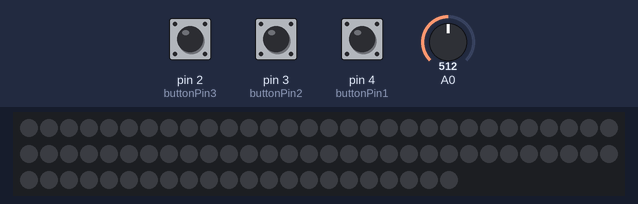
Bench run of a sketch on a simulated Arduino Uno, built with avr-gcc and run on an emulated ATmega328P. Parts: 82 RGB LEDs in strip order, left to right, continuing on the next row. The inputs (shaded band) are chosen by the test bench; at power-on: pin 4 (buttonPin1) LOW, pin 2 (buttonPin3) LOW, pin 3 (buttonPin2) LOW, A0 = 512. Dim RGB values are drawn brighter than linear; colours are those a GRB WS2812 strip shows for the declared byte order; what the sketch prints to the serial monitor is not drawn.

Above: at 1.4 s.
1.5 s: pin 4 (buttonPin1) pulled HIGH for 0.4 s
At 3.97 s:
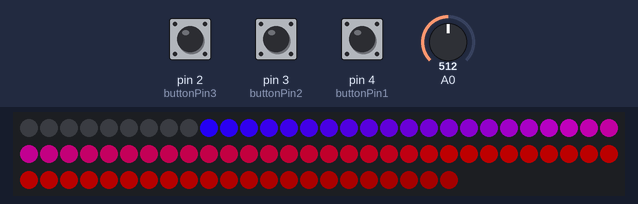
4.0 s: pin 2 (buttonPin3) pulled HIGH for 1 s
At 4.67 s:
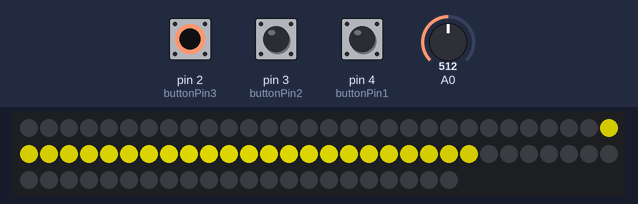
6.7 s: pin 3 (buttonPin2) pulled HIGH for 3.2 s
At 10.15 s:
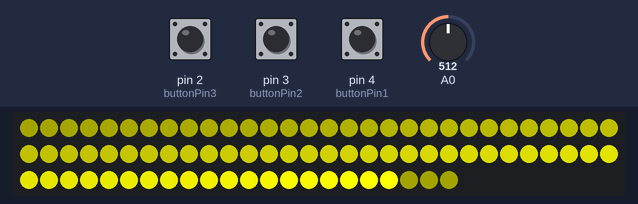
11.4 s: pin 4 (buttonPin1) pulled HIGH for 3.2 s
At 12.07 s:
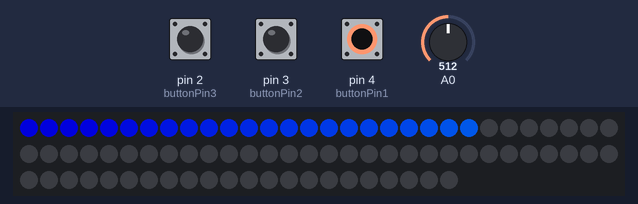
16.1 s: pin 3 (buttonPin2) pulled HIGH for 0.4 s
At 16.38 s:
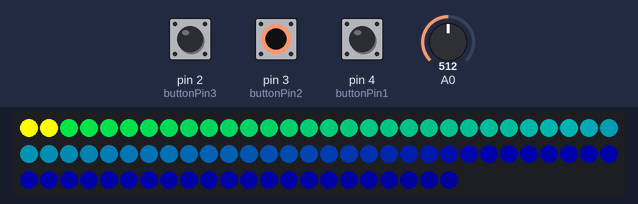
18.9 s: pin 4 (buttonPin1) pulled HIGH for 1 s
At 21.39 s:
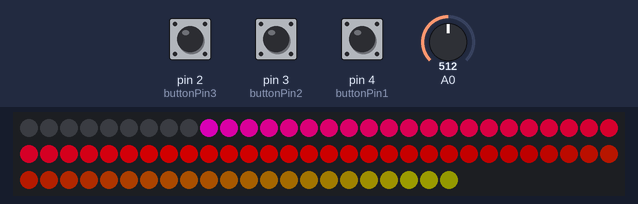
Timing chart, 0 to 22.9 s (numbered marks = the images above; inputs shaded):
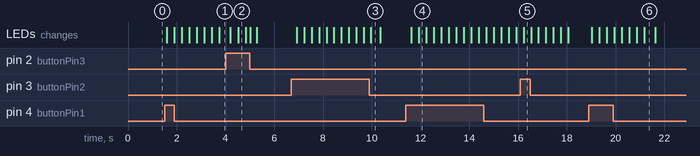

Measured:
- after the input at 1.5 s, the LEDs: first change after 0.09 s (image 1 shows a later state)
- after the input at 4.0 s, the LEDs: first differ from a run without the input after 0.52 s (image 2)
- after the input at 6.7 s, the LEDs: first change after 0.23 s (image 3 shows a later state)
- after the input at 11.4 s, the LEDs: first change after 0.21 s (image 4 shows a later state)
- after the input at 16.1 s, the LEDs: change after 0.13 s (image 5)
- after the input at 18.9 s, the LEDs: first change after 0.12 s (image 6 shows a later state)
- what the display in image 6 shows lasts 0.4 s, from 21.2 s to 21.6 s

The sketch:

Luces_leds.ino
```cpp
#include <FastLED.h>
#define NUM_LEDS 82
#define DATA_PIN 6
#define CLOCK_PIN 13
#define BRIGHTNESS 255
//////////////////////////////////////////////////////////////////////////////////
CRGB leds[NUM_LEDS];
//////////////////////////////////////////////////////////////////////////////////
const int buttonPin3 = 2;
int buttonState3 = 0;
const int buttonPin2 = 3;
int buttonState2 = 0;
const int buttonPin1 = 4;
int buttonState1 = 0;

int s = 0;
////////////////////////////////////////////////////////////////////////////////7

void setup() {
  Serial.begin(57600);
  Serial.println("resetting");
  LEDS.addLeds<WS2812, DATA_PIN, RGB>(leds, NUM_LEDS);
  LEDS.setBrightness(255);
  pinMode(buttonPin3, INPUT);
  pinMode(buttonPin2, INPUT);
  pinMode(buttonPin1, INPUT);
  pinMode(A0, INPUT);
}
/////////////////////////////////////////////////////////////////////////
void fadeall() {
  for (int i = 0; i < NUM_LEDS; i++) {
    leds[i].nscale8(250);
  }
}
//////////////////////////////////////////////////////////////////////////
void loop() {
  buttonState3 = digitalRead(buttonPin3);
  buttonState2 = digitalRead(buttonPin2);
  buttonState1 = digitalRead(buttonPin1);
  if (buttonState1 == HIGH && buttonState2 == LOW && buttonState3 == LOW) {
    modo();
  }
  else if (buttonState2 == HIGH && buttonState1 == LOW && buttonState1 == LOW) {
    modoo();
  }
  else if (buttonState3 == HIGH && buttonState2 == LOW && buttonState1 == LOW) {
    modooo();
  }
  else {
    int i = 0;
    for (i = 0; i < NUM_LEDS; i++) {
      leds[i] = CRGB::Black;
      FastLED.show();
    }
  }
}
///////////////////////////////////////////////////////////////////////////
void modo() {
  static uint8_t hue = 0;
  Serial.print("x");
  // First slide the led in one direction
  for (int i = 0; i < NUM_LEDS; i++) {
    // Set the i'th led to red
    leds[i] = CHSV(hue++, 255, 255);
    // Show the leds
    FastLED.show();
    // now that we've shown the leds, reset the i'th led to black
    // leds[i] = CRGB::Black;
    fadeall();
    // Wait a little bit before we loop around and do it again
    delay(10);
  }
  Serial.print("x");

  // Now go in the other direction.
  for (int i = (NUM_LEDS) - 1; i >= 0; i--) {
    // Set the i'th led to red
    leds[i] = CHSV(hue++, 255, 255);
    // Show the leds
    FastLED.show();
    // now that we've shown the leds, reset the i'th led to black
    // leds[i] = CRGB::Black;
    fadeall();
    // Wait a little bit before we loop around and do it again
    delay(10);
  }

}
///////////////////////////////////////////////////////////////////////////////////////////
void modoo() {
  int i = 0;
  for (i = 0; i < NUM_LEDS; i++) {
    leds[i] = CRGB::Yellow;
    delay(15);
    FastLED.show();
    fadeall();
  }
}
///////////////////////////////////////////////////////////////////////////////////////////
void modooo() {
  int r = 150;
  int g = 170;
  int b = 0;


  s = analogRead(A0);
  s = s * 2;
  // Serial.println(s);
  // delay(50);
  if ((s >= 450) && (s <= 550))
  {
    leds[(NUM_LEDS / 2) - 1] = CRGB (0, 0, 255);
    leds[NUM_LEDS / 2] = CRGB (0, 0, 255);
  }
  else if ((s >= 400) && (s <= 450))
  {
    leds[(NUM_LEDS / 2) - 1] = CRGB (153, 153, 0);
    leds[NUM_LEDS / 2] = CRGB (153, 153, 0);
  }
  else if ((s >= 350) && (s <= 400))
  {
    leds[(NUM_LEDS / 2) - 1] = CRGB (255, 50, 255);
    leds[NUM_LEDS / 2] = CRGB (255, 50, 255);
  }
  else if ((s >= 300) && (s <= 350))
  {
    leds[(NUM_LEDS / 2) - 1] = CRGB (10, 25, 217);
    leds[NUM_LEDS / 2] = CRGB (10, 25, 217);
  }

  else if ((s >= 276) && (s <= 300))
  {
    leds[(NUM_LEDS / 2) - 1] = CRGB (50, 50, 150);
    leds[NUM_LEDS / 2] = CRGB (50, 50, 150);
  }
  else if ((s >= 250) && (s <= 275))
  {
    leds[(NUM_LEDS / 2) - 1] = CRGB (230, 0, 10);
    leds[NUM_LEDS / 2] = CRGB (230, 0, 10);
  }
  else if ((s >= 235) && (s <= 250))
  {
    leds[(NUM_LEDS / 2) - 1] = CRGB (0, 160, 0);
    leds[NUM_LEDS / 2] = CRGB (0, 160, 0);
  }
  else if ((s >= 200) && (s <= 230))
  {
    leds[(NUM_LEDS / 2) - 1] = CRGB (1, 0, 1);
    leds[NUM_LEDS / 2] = CRGB (1, 0, 1);
  }
  else
  {
    leds[(NUM_LEDS / 2) - 1] = CRGB ( r, s - 100, b);
    leds[NUM_LEDS / 2] = CRGB ( r, s - 100, b);
  }
  for (int i = 0; i <= ((NUM_LEDS / 2) - 2); i++)
  {
    leds[i] = leds[i + 1];
    leds[NUM_LEDS - 1 - i] = leds[(NUM_LEDS) - i - 2];

  }
  FastLED.show();
  delay(25);
  fadeall();
}
```
